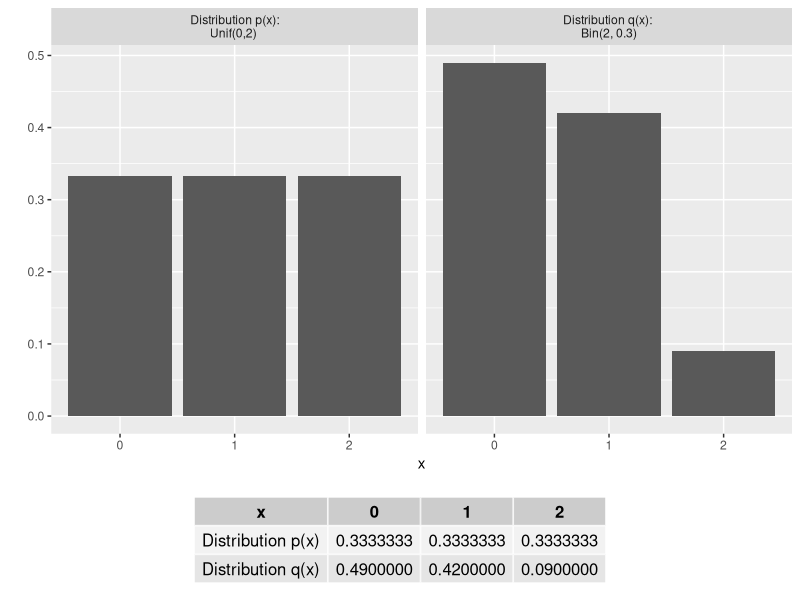

R code for this plot:
# ------------------------------------------------------------------------------
# FIG: KL LOG DIFF
# ------------------------------------------------------------------------------


library(ggplot2)
library(gridExtra)
library(tidyr)

# DATA -------------------------------------------------------------------------

x <- c(0,1,2)
P <- rep(1/3, 3)
Q <- dbinom(x, size = 2, prob = 0.3)

#make table
distributions <- as.data.frame(rbind(P, Q))
names(distributions) <- x
distributions <- cbind(distribution = c('Distribution p(x):\nUnif(0,2) ', 'Distribution q(x): \nBin(2, 0.3)'),distributions )

#adjust table for plot
distributions_plot <- distributions %>% gather(key = "x", value = "y", 2:4)

# PLOTS ------------------------------------------------------------------------

#bar plot for both distributions
plot <- ggplot(data = distributions_plot, aes (x = x, y = y, group = distribution)) +
  geom_bar(position = "dodge", stat = "identity") +
  facet_wrap(~distribution) +
  ylab("")

# adjust table like in wikipedia
names(distributions) <- c("x", x)
distributions$x <- c('Distribution p(x)', 'Distribution q(x)')
tbl <- tableGrob(distributions, rows = NULL, theme = ttheme_default())

#show table with plot
p <- grid.arrange(plot, tbl, nrow = 2, heights = c(2, 0.5))

ggsave(filename = "../figure/kl_log_diff_plot.png", plot = p, width = 6, height = 5)
